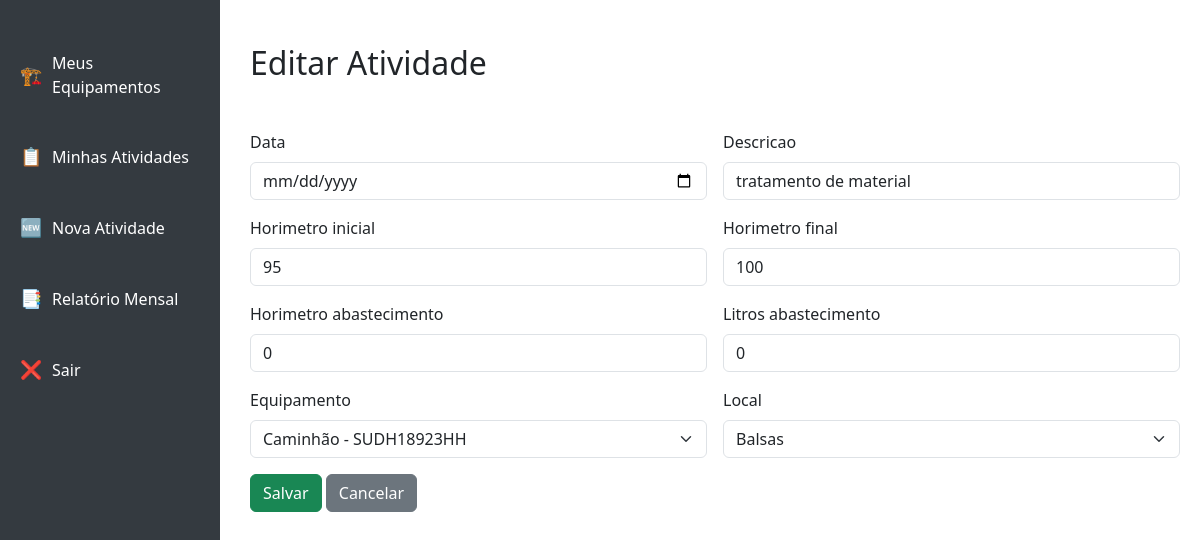
Page /atividades/editar/3/ (signed in) on the committed database.
### atividade/models.py (models this page shows, shortened)
class Atividade(models.Model):
    data = models.DateField()
    descricao = models.CharField(max_length=50)
    horimetro_inicial = models.IntegerField()
    horimetro_final = models.IntegerField()
    horimetro_abastecimento = models.IntegerField(default=0)
    litros_abastecimento = models.IntegerField(default=0)
    equipamento = models.ForeignKey(Equipamento, on_delete=models.CASCADE)
    usuario = models.ForeignKey(Usuario, on_delete=models.CASCADE)
    local = models.ForeignKey(Local, on_delete=models.CASCADE)

### atividade/views.py (the view)
# urls.py: path('editar/<int:id>/', views.editar_atividade, name='editar_atividade'),
@login_required
def editar_atividade(request, id):
    atividade = get_object_or_404(Atividade, id=id, usuario=request.user)
    if request.method == 'POST':
        form = AtividadeForm(request.POST, instance=atividade)
        if form.is_valid():
            atividade = form.save(commit=False)
            atividade.usuario = request.user
            if atividade.equipamento in request.user.equipamentos.all():
                atividade.save()
                return redirect('minhas_atividades')
            else:
                form.add_error('equipamentos', 'Você só pode alterar atividades dos seus equipamentos.')
    else:
        form = AtividadeForm(instance=atividade)
        form.fields['equipamento'].queryset = request.user.equipamentos.all()
    return render(request, 'atividades/form.html', {'form': form})

### atividade/forms.py
class AtividadeForm(forms.ModelForm):
    class Meta:
        model = Atividade
        exclude = ['usuario']
        widgets = {
            'data': forms.DateInput(attrs={'type': 'date', 'class': 'form-control'}),
            'descricao': forms.TextInput(attrs={'class': 'form-control'}),
            'horimetro_inicial': forms.NumberInput(attrs={'class': 'form-control'}),
            'horimetro_final': forms.NumberInput(attrs={'class': 'form-control'}),
            'horimetro_abastecimento': forms.NumberInput(attrs={'class': 'form-control'}),
            'litros_abastecimento': forms.NumberInput(attrs={'class': 'form-control', 'step': '0.01'}),
            'equipamento': forms.Select(attrs={'class': 'form-select'}),
            'local': forms.Select(attrs={'class': 'form-select'}),
        }
    def __init__(self, *args, **kwargs):
        user = kwargs.pop('user', None)
        super().__init__(*args, **kwargs)
        if user and not user.is_staff:
            self.fields['equipamento'].queryset = Equipamento.objects.filter(usuario=user)

### equipamentos/models.py (called while the page is built)
    def __str__(self):
        return f'{self.categoria.nome} - {self.numero_serie}'

### local/models.py (called while the page is built)
    def __str__(self):
        return self.nome

### atividade/templates/atividades/form.html (shortened to what this page needs)
{% extends 'base.html' %}
{% block content %}
<br>
<h2 class="mb-4">{{ form.instance.id|yesno:"Editar Atividade,Nova Atividade" }}</h2>
<br>
<form method="post" class="row g-3">
    {% for field in form %}
        <div class="col-md-6">
            <label for="{{ field.id_for_label }}" class="form-label">{{ field.label }}</label>
            {{ field }}
        </div>
    {% endfor %}
    <div class="col-12 mt-3">
        <button type="submit" class="btn btn-success">Salvar</button>
    <a href="{% url 'minhas_atividades' %}" class="btn btn-secondary">Cancelar</a>
    </div>
</form>
{% endblock %}

### templates/base.html (style rules this page uses)
body { display: flex; }

### rows in the picture
Atividade: instance.id "Editar Atividade", form "tratamento de material" "95" "100" "0" "0" "Caminhão - SUDH18923HH" "Balsas"

### other values in the picture
{{ field.label }} "Data" "Descricao" "Horimetro inicial" "Horimetro final" "Horimetro abastecimento" "Litros abastecimento" "Equipamento" "Local"
